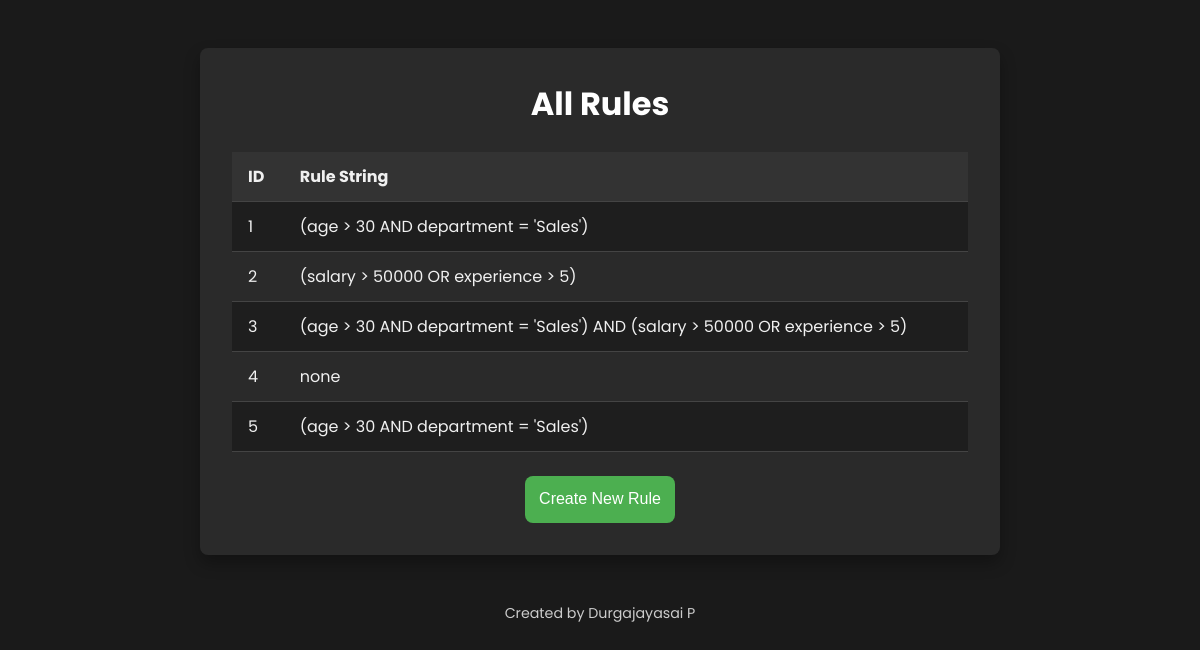
Page /show_all_rules/ on the committed database.
### rules/models.py (models this page shows, shortened)
class Rule(models.Model):
    rule_string = models.CharField(max_length=255, null=False)
    ast = models.TextField(null=False,unique=True)

### rules/views.py (the view)
# urls.py: path('show_all_rules/', views.show_all_rules, name='show_all_rules'),
def show_all_rules(request):
    rules = Rule.objects.all()
    return render(request, 'rules/show_all_rules.html', {'rules': rules})

### rules/templates/rules/show_all_rules.html (shortened to what this page needs)
<!DOCTYPE html>
<html lang="en">
  <head>
  </head>
  <body>
    <div class="container">
      <h1>All Rules</h1>
      <table>
        <tr>
          <th>ID</th>
          <th>Rule String</th>
        </tr>
        {% for rule in rules %}
        <tr>
          <td>{{ rule.id }}</td>
          <td>{{ rule.rule_string }}</td>
        </tr>
        {% empty %}
        <tr>
          <td colspan="2" class="no-rules">No rules found.</td>
        </tr>
        {% endfor %}
      </table>
      <div class="button-container">
        <a href="{% url 'create_rule' %}">
          <button>Create New Rule</button>
        </a>
      </div>
    </div>
    <footer class="footer">
      <p>Created by Durgajayasai P</p>
    </footer>
  </body>
</html>

### rules/templates/rules/show_all_rules.html (style rules this page uses)
* { margin: 0; padding: 0; box-sizing: border-box; }
body { background: #1a1a1a; font-family: "Poppins", serif; color: #f0f0f0; padding: 1rem; display: flex; flex-direction: column; align-items: center; }
.container { max-width: 800px; width: 100%; background-color: #2a2a2a; padding: 2rem; border-radius: 0.5rem; box-shadow: 0px 8px 16px rgba(0, 0, 0, 0.3); margin-top: 2rem; }
h1 { text-align: center; margin-bottom: 1.5rem; font-size: 2rem; color: #ffffff; }
table { width: 100%; border-collapse: collapse; margin-bottom: 1.5rem; }
th, td { padding: 0.75rem 1rem; text-align: left; border-bottom: 1px solid #444444; color: #f0f0f0; }
th { background-color: #333333; }
tr:nth-child(even) { background-color: #1e1e1e; }
.button-container { display: flex; justify-content: center; }
.footer { margin-top: 3rem; text-align: center; }
.footer p { color: #ccc; font-size: 0.89rem; }
button { background-color: #4caf50; color: #ffffff; padding: 0.9rem; border: none; border-radius: 0.5rem; font-size: 1rem; cursor: pointer; transition: background-color 300ms ease; text-align: center; }

### rows in the picture
Rule: id "1", rule_string "(age > 30 AND department = 'Sales')"
Rule: id "2", rule_string "(salary > 50000 OR experience > 5)"
Rule: id "3", rule_string "(age > 30 AND department = 'Sales') AND (salary > 50000 OR experience > 5)"
Rule: id "4", rule_string "none"
Rule: id "5", rule_string "(age > 30 AND department = 'Sales')"
